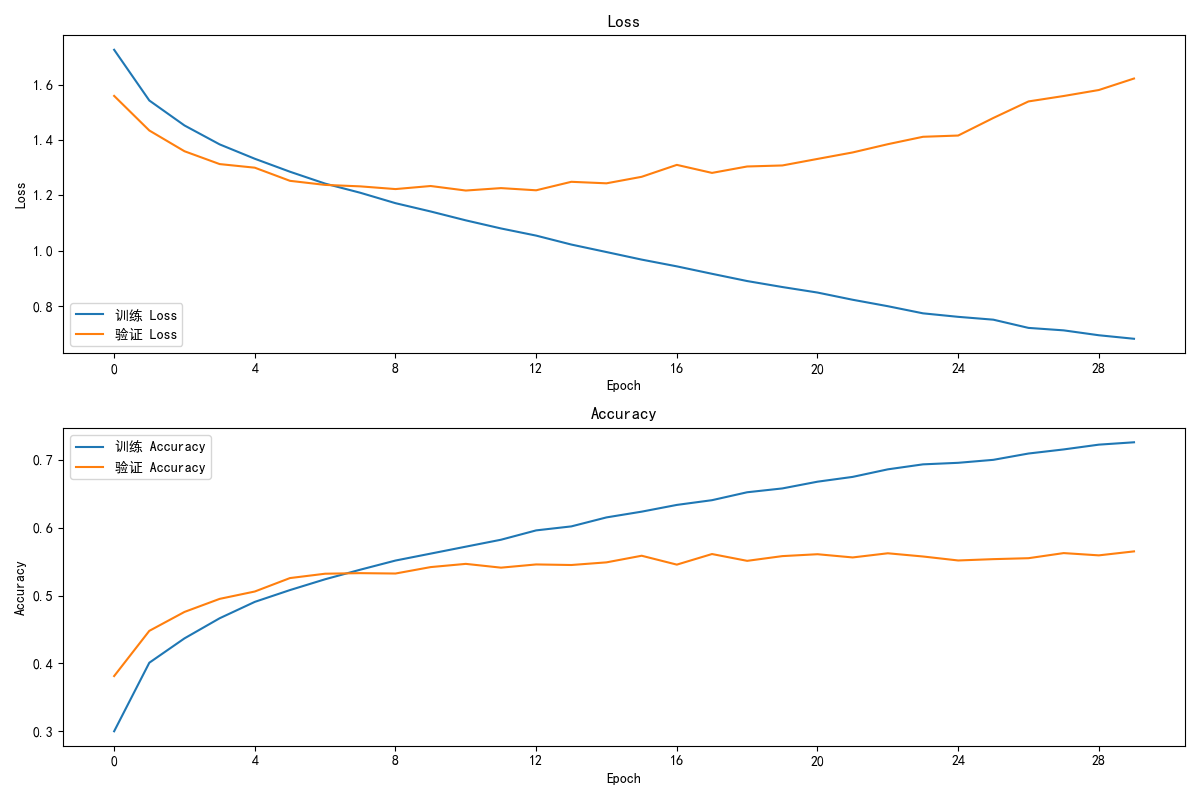

The Python source for this figure:
import pandas as pd
import numpy as np
import torch
import torch.nn as nn
import torch.optim as optim
from torch.utils.data import Dataset, DataLoader
from torchvision import transforms
import matplotlib.pyplot as plt
from tqdm import tqdm
import matplotlib.ticker as ticker
from pylab import mpl

# 加载数据
data = pd.read_csv('fer2013/fer2013.csv')

# 数据预处理
class FER2013Dataset(Dataset):
    def __init__(self, dataframe, transform=None):
        self.dataframe = dataframe
        self.transform = transform

    def __len__(self):
        return len(self.dataframe)

    def __getitem__(self, idx):
        pixels = self.dataframe.iloc[idx]['pixels']
        image = np.array([int(pixel) for pixel in pixels.split(' ')]).reshape(48, 48).astype('float32')
        image = image / 255.0  # 归一化
        image = np.expand_dims(image, 0)  # 添加通道维度
        label = int(self.dataframe.iloc[idx]['emotion'])
        if self.transform:
            image = self.transform(image)
        return image, label

# 数据划分
train_data = data[data['Usage'] == 'Training']
val_data = data[data['Usage'] == 'PublicTest']
test_data = data[data['Usage'] == 'PrivateTest']

train_dataset = FER2013Dataset(train_data)
val_dataset = FER2013Dataset(val_data)
test_dataset = FER2013Dataset(test_data)

train_loader = DataLoader(train_dataset, batch_size=64, shuffle=True)
val_loader = DataLoader(val_dataset, batch_size=64, shuffle=False)
test_loader = DataLoader(test_dataset, batch_size=64, shuffle=False)

class CNNModel(nn.Module):
    def __init__(self):
        super(CNNModel, self).__init__()
        self.conv1 = nn.Conv2d(1, 32, kernel_size=3, padding=1)
        self.conv2 = nn.Conv2d(32, 64, kernel_size=3, padding=1)
        self.conv3 = nn.Conv2d(64, 128, kernel_size=3, padding=1)
        self.pool = nn.MaxPool2d(kernel_size=2, stride=2, padding=0)
        self.dropout = nn.Dropout(0.5)
        self.fc1 = nn.Linear(128 * 6 * 6, 128)
        self.fc2 = nn.Linear(128, 7)

    def forward(self, x):
        x = self.pool(torch.relu(self.conv1(x)))
        x = self.pool(torch.relu(self.conv2(x)))
        x = self.pool(torch.relu(self.conv3(x)))
        x = x.view(-1, 128 * 6 * 6)
        x = torch.relu(self.fc1(x))
        x = self.dropout(x)
        x = self.fc2(x)
        return x

model = CNNModel()

# 选择设备
device = torch.device('cuda' if torch.cuda.is_available() else 'cpu')
model.to(device)

criterion = nn.CrossEntropyLoss()
optimizer = optim.Adam(model.parameters(), lr=0.001)

num_epochs = 30

train_losses, val_losses = [], []
train_accuracies, val_accuracies = [], []

for epoch in range(num_epochs):
    model.train()
    running_loss = 0.0
    correct_train = 0
    total_train = 0
    for images, labels in tqdm(train_loader, desc=f'Epoch {epoch + 1}/{num_epochs}', unit='batch'):
        images, labels = images.to(device), labels.to(device)  # 将数据移动到GPU
        optimizer.zero_grad()
        outputs = model(images)
        loss = criterion(outputs, labels)
        loss.backward()
        optimizer.step()
        running_loss += loss.item()

        _, predicted = torch.max(outputs, 1)
        total_train += labels.size(0)
        correct_train += (predicted == labels).sum().item()

    train_losses.append(running_loss / len(train_loader))
    train_accuracies.append(correct_train / total_train)

    model.eval()
    val_loss = 0.0
    correct_val = 0
    total_val = 0
    with torch.no_grad():
        for images, labels in tqdm(val_loader, desc=f'Validation Epoch {epoch + 1}/{num_epochs}', unit='batch'):
            images, labels = images.to(device), labels.to(device)  # 将数据移动到GPU
            outputs = model(images)
            loss = criterion(outputs, labels)
            val_loss += loss.item()

            _, predicted = torch.max(outputs, 1)
            total_val += labels.size(0)
            correct_val += (predicted == labels).sum().item()

    val_losses.append(val_loss / len(val_loader))
    val_accuracies.append(correct_val / total_val)
    print(f'Epoch {epoch + 1}/{num_epochs}, Train Loss: {train_losses[-1]:.4f}, Val Loss: {val_losses[-1]:.4f}, Train Acc: {train_accuracies[-1]:.4f}, Val Acc: {val_accuracies[-1]:.4f}')

# 保存模型
torch.save(model.state_dict(), 'fer2013_model.pth')

model.load_state_dict(torch.load('fer2013_model.pth'))
model.to(device)  # 确保模型在GPU上
model.eval()

test_loss = 0.0
correct = 0
total = 0
with torch.no_grad():
    for images, labels in tqdm(test_loader, desc='Testing', unit='batch'):
        images, labels = images.to(device), labels.to(device)  # 将数据移动到GPU
        outputs = model(images)
        loss = criterion(outputs, labels)
        test_loss += loss.item()
        _, predicted = torch.max(outputs, 1)
        total += labels.size(0)
        correct += (predicted == labels).sum().item()

test_loss /= len(test_loader)
test_accuracy = correct / total

print(f'测试 Loss: {test_loss:.4f}')
print(f'测试 Accuracy: {test_accuracy:.4f}')

# 绘制训练和验证损失曲线
mpl.rcParams["font.sans-serif"] = ["SimHei"] # 设置显示中文字体 宋体
mpl.rcParams["axes.unicode_minus"] = False #字体更改后，会导致坐标轴中的部分字符无法正常显示，此时需要设置正常显示负号
plt.figure(figsize=(12, 8))

plt.subplot(2, 1, 1)
plt.plot(train_losses, label='训练 Loss')
plt.plot(val_losses, label='验证 Loss')
plt.title('Loss')
plt.xlabel('Epoch')
plt.ylabel('Loss')
plt.legend()
ax1 = plt.gca()
ax1.xaxis.set_major_locator(ticker.MaxNLocator(integer=True))

plt.subplot(2, 1, 2)
plt.plot(train_accuracies, label='训练 Accuracy')
plt.plot(val_accuracies, label='验证 Accuracy')
plt.title('Accuracy')
plt.xlabel('Epoch')
plt.ylabel('Accuracy')
plt.legend()
ax2 = plt.gca()
ax2.xaxis.set_major_locator(ticker.MaxNLocator(integer=True))

plt.tight_layout()
plt.show()
